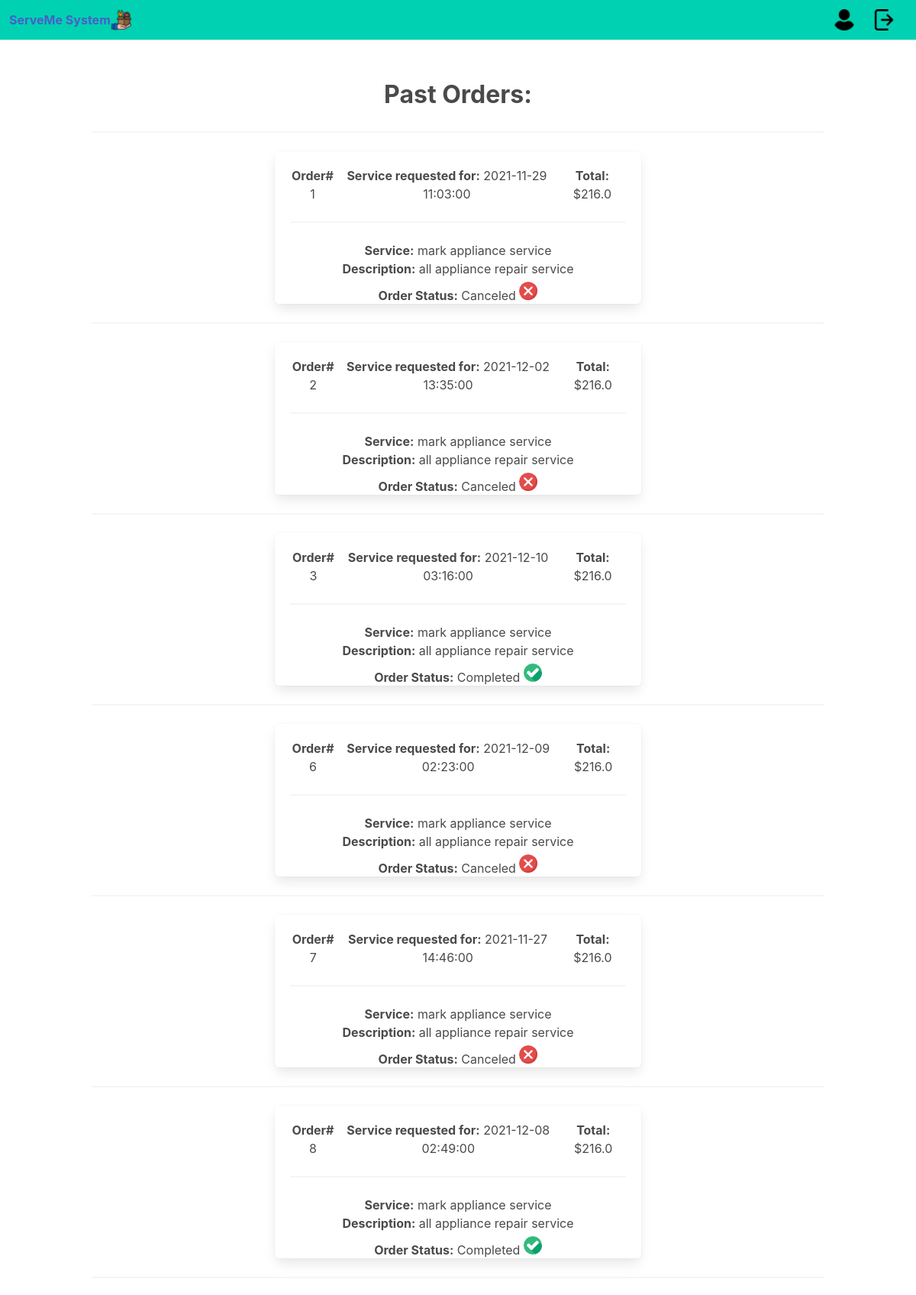
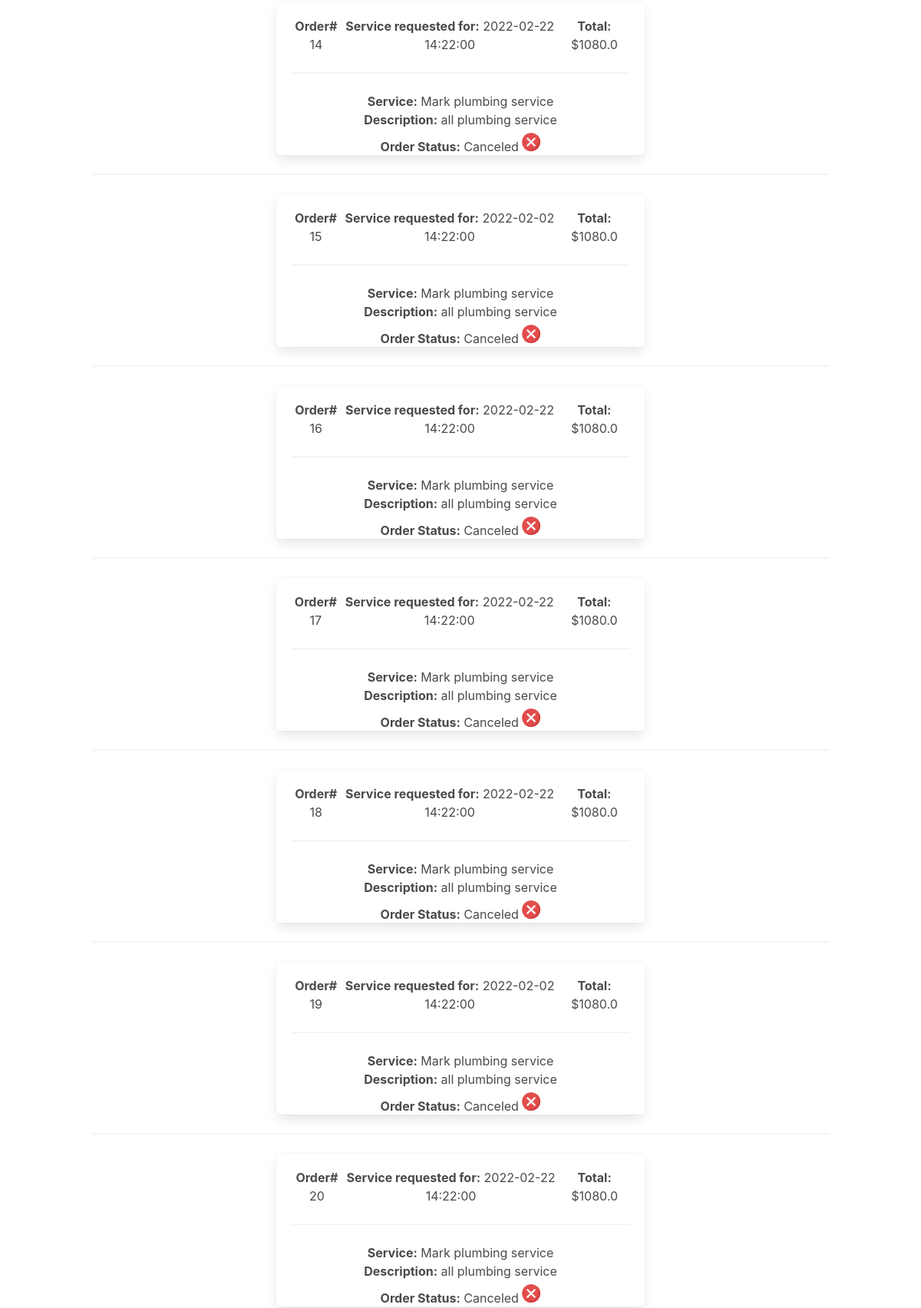
/past_orders_provider (signed in, upper part), run on the app's committed database (2 pictures, top to bottom).
### serveme/models.py (models this page shows, shortened)
class Service (db.Model):
    provider_id     = db.Column(db.Integer, db.ForeignKey('provider.provider_id'), nullable=False)
    service_id      = db.Column(db.Integer, nullable=False, primary_key=True)
    rating_avg      = db.Column(db.Float(precision=2), nullable=False)
    service_name    = db.Column(db.String(20), nullable=False)
    cost            = db.Column(db.Float(precision=2), nullable=False)
    description     = db.Column(db.String(255), nullable=False)
    category        = db.Column(db.String(20), nullable=False)

class Order (db.Model):
    order_id        = db.Column(db.Integer, primary_key=True)
    provider_id     = db.Column(db.Integer, nullable=False)
    service_id      = db.Column(db.Integer, nullable=False)
    userID          = db.Column(db.Integer, db.ForeignKey('user.userID'), nullable=False)
    cost            = db.Column(db.Float(precision=2), nullable=False)
    review_id       = db.Column(db.Integer)
    description     = db.Column(db.String(255))
    date            = db.Column(db.DateTime())
    status          = db.Column(db.String(255))

### serveme/orderController.py (the view)
@orderController.route('/past_orders_provider')
@login_required
def past_orders_provider():
    provider = Provider.query.filter_by(userID = current_user.userID).first()
    provider_id = provider.provider_id
    orders = Order.query.filter_by(provider_id = provider_id).all()
    services = Service.query.filter_by(provider_id = provider_id )
    return render_template('past_orders_provider.html', provider = provider, user=current_user, orders = orders, services = services)

### serveme/templates/past_orders_provider.html
{% extends "provider_base.html" %}
{% block content %}
<br>
<br>
<div class="is-size-3">
   <b>Past Orders:</b>
</div>
    {% for order in orders %}
     {% for service in services %}
      {% if service.provider_id == order.provider_id and order.service_id == service.service_id %}
      {%if order.status == "Canceled" or order.status == "Completed"%}
      <hr>
    <div class="box" style="height:200px; margin:auto; width:50%">
      <div style="display:flex; flex-direction: horizontal; justify-content: space-around;">
        <div><b>Order#</b> {{order.order_id}}</div>
        <div><b>Service requested for:</b> {{order.date}}</div>
        <div><b>Total:</b> ${{order.cost}}</div>
      </div>
      <hr>
            <div>
                <b>Service:</b>
                {{service.service_name}}
                <br>
                <b>Description:</b>
                {{service.description}}
                <br>
                <b>Order Status:</b>
                {{order.status}}
                {%if order.status == "Completed"%}
            <img src="{{url_for('static', filename='completed.png')}}" alt="placeholder" style="margin-top: 5px">
            {%endif%}
            {%if order.status == "Canceled"%}
            <img src="{{url_for('static', filename='canceled.png')}}" alt="placeholder" style="margin-top: 5px">
            {%endif%}
              </div>
        </div>
    {%endif%}
    {%endif%}
    {%endfor%}
   {%endfor%}
{% endblock %}

### data on the page
Order: order_id "1", date "2021-11-29 11:03:00", cost "216.0", status "Canceled"
Service: service_name "mark appliance service", description "all appliance repair service", shows a picture
Order: order_id "2", date "2021-12-02 13:35:00", cost "216.0", status "Canceled"
Order: order_id "3", date "2021-12-10 03:16:00", cost "216.0", status "Completed"
Order: order_id "6", date "2021-12-09 02:23:00", cost "216.0", status "Canceled"
Order: order_id "7", date "2021-11-27 14:46:00", cost "216.0", status "Canceled"
Order: order_id "8", date "2021-12-08 02:49:00", cost "216.0", status "Completed"
Order: order_id "14", date "2022-02-22 14:22:00", cost "1080.0", status "Canceled"
Service: service_name "Mark plumbing service", description "all plumbing service"
Order: order_id "15", date "2022-02-02 14:22:00", cost "1080.0", status "Canceled"
Order: order_id "16", date "2022-02-22 14:22:00", cost "1080.0", status "Canceled"
Order: order_id "17", date "2022-02-22 14:22:00", cost "1080.0", status "Canceled"
Order: order_id "18", date "2022-02-22 14:22:00", cost "1080.0", status "Canceled"
Order: order_id "19", date "2022-02-02 14:22:00", cost "1080.0", status "Canceled"
Order: order_id "20", date "2022-02-22 14:22:00", cost "1080.0", status "Canceled"
